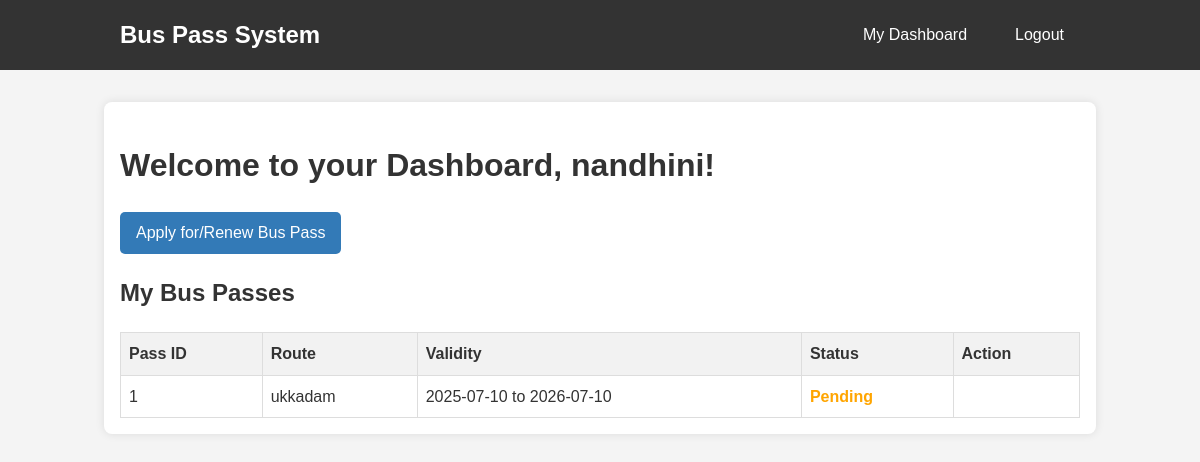
/dashboard (signed in), run on the app's committed database.
### tables this page shows
CREATE TABLE bus_passes (
            id INTEGER PRIMARY KEY,
            user_id INTEGER,
            start_date TEXT NOT NULL,
            end_date TEXT NOT NULL,
            route TEXT NOT NULL,
            status TEXT NOT NULL,
            FOREIGN KEY(user_id) REFERENCES users(id)
        );

### app.py (the view)
@app.route('/dashboard')
def user_dashboard():
    if 'user_id' not in session or session.get('is_admin'):
        return redirect(url_for('login'))
    user_passes_raw = query_db('SELECT * FROM bus_passes WHERE user_id = ?', [session['user_id']])
    user_passes=[]
    current_date = datetime.date.today()
    for p_raw in user_passes_raw:
        p=dict(p_raw)
        p_end_date = datetime.datetime.strptime(p['end_date'], '%Y-%m-%d').date()
        p['is_active'] = p_end_date >= current_date
        user_passes.append(p)
    return render_template('user_dashboard.html', passes=user_passes)

### app.py (called while the page is built)
def get_db():
    db = getattr(g, '_database', None)
    if db is None:
        db = g._database = sqlite3.connect(DATABASE)
        db.row_factory = sqlite3.Row
    return db

@app.teardown_appcontext
def close_connection(exception):
    db = getattr(g, '_database', None)
    if db is not None:
        db.close()

def query_db(query, args=(), one=False):
    cur = get_db().execute(query, args)
    rv = cur.fetchall()
    cur.close()
    return (rv[0] if rv else None) if one else rv

### templates/user_dashboard.html (shortened to what this page needs)
{% extends "layout.html" %}
{% block content %}
    <h1>Welcome to your Dashboard, {{ session['username'] }}!</h1>
    <div class="actions">
        <a href="{{ url_for('apply_pass') }}" class="button">Apply for/Renew Bus Pass</a>
    </div>
    <h2>My Bus Passes</h2>
    {% if passes %}
        <table>
            <thead>
                <tr>
                    <th>Pass ID</th>
                    <th>Route</th>
                    <th>Validity</th>
                    <th>Status</th>
                    <th>Action</th>
                </tr>
            </thead>
            <tbody>
                {% for pass in passes %}
                <tr>
                    <td>{{ pass['id'] }}</td>
                    <td>{{ pass['route'] }}</td>
                    <td>{{ pass['start_date'] }} to {{ pass['end_date'] }}</td>
                    <td>
                        <span class="status-{{ pass['status'] }}">
                            {{ pass['status'].capitalize() }}
                        </span>
                    </td>
                    <td>
                    </td>
                </tr>
                {% endfor %}
            </tbody>
        </table>
    {% else %}
        <p>You do not have any bus passes yet. <a href="{{ url_for('apply_pass') }}">Apply for one now</a>.</p>
    {% endif %}
{% endblock %}

### static/css/style.css (style rules this page uses)
body { font-family: Arial, sans-serif; line-height: 1.6; margin: 0; padding: 0; background-color: #f4f4f4; color: #333; }
h1, h2 { color: #333; }
.button, button { display: inline-block; background: #337ab7; color: #fff; padding: 0.5rem 1rem; text-decoration: none; border-radius: 5px; border: none; cursor: pointer; margin-right: 0.5rem; }
table { width: 100%; border-collapse: collapse; margin-top: 1rem; }
table, th, td { border: 1px solid #ddd; text-align: left; padding: 8px; }
thead { background-color: #f2f2f2; }
.status-pending { color: orange; font-weight: bold; }

### data on the page
bus_passes: id "1", route "ukkadam", start_date "2025-07-10", end_date "2026-07-10", status "Pending"

### other printed values
{{ session['username'] }} "nandhini"
